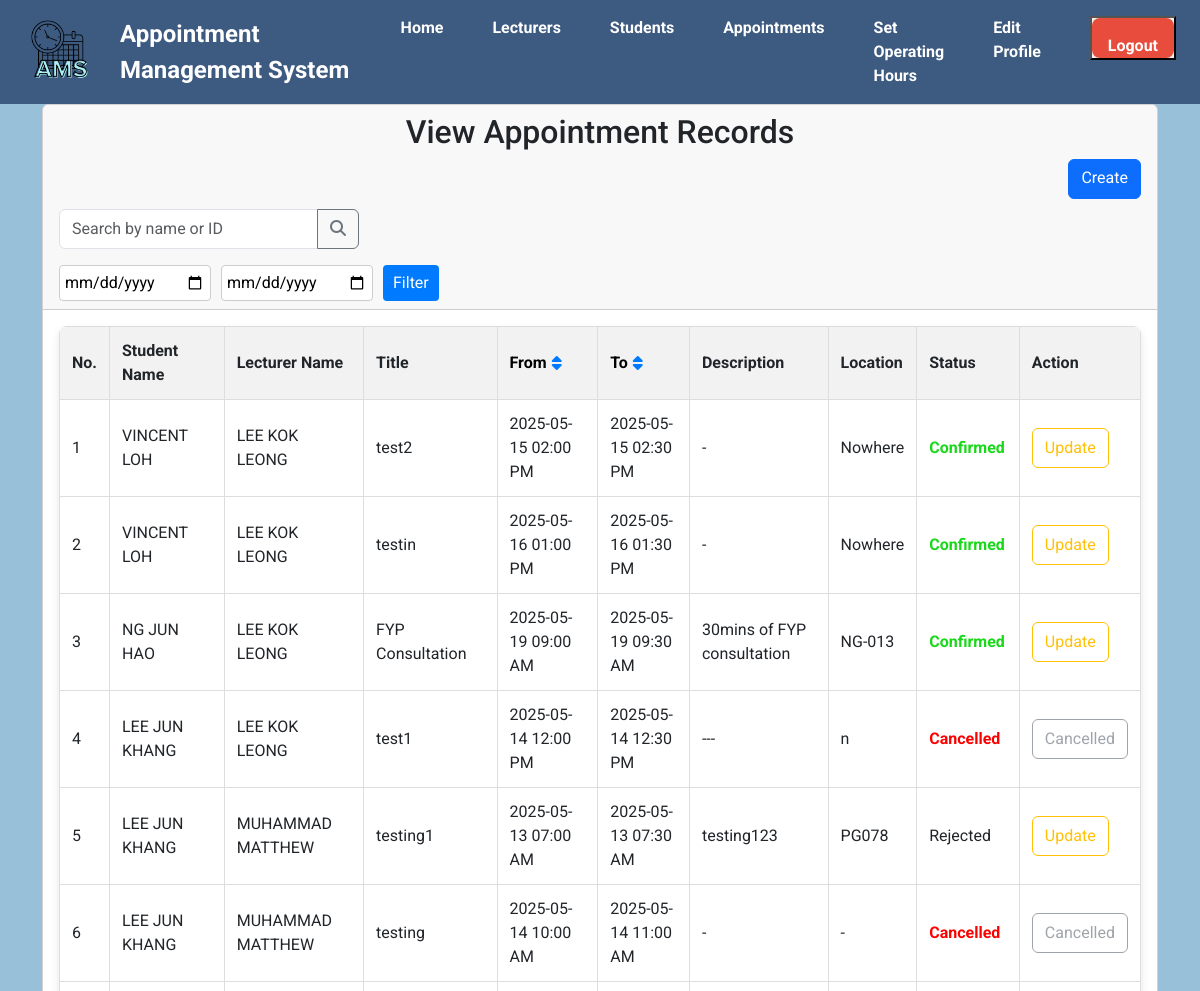
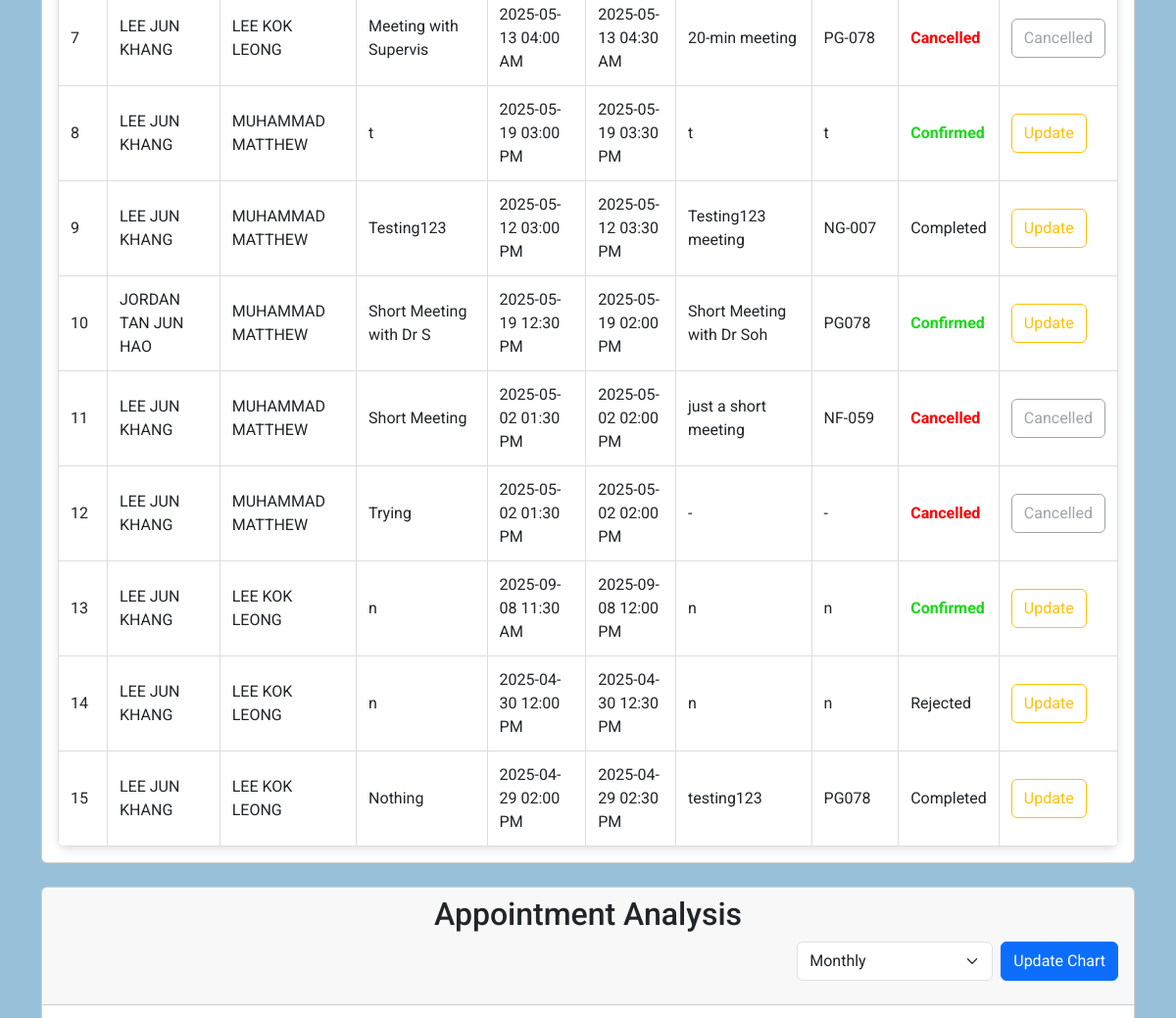
Before: /appointment_view_admin.php (signed in, upper part) with the older database file (2 pictures, top to bottom).
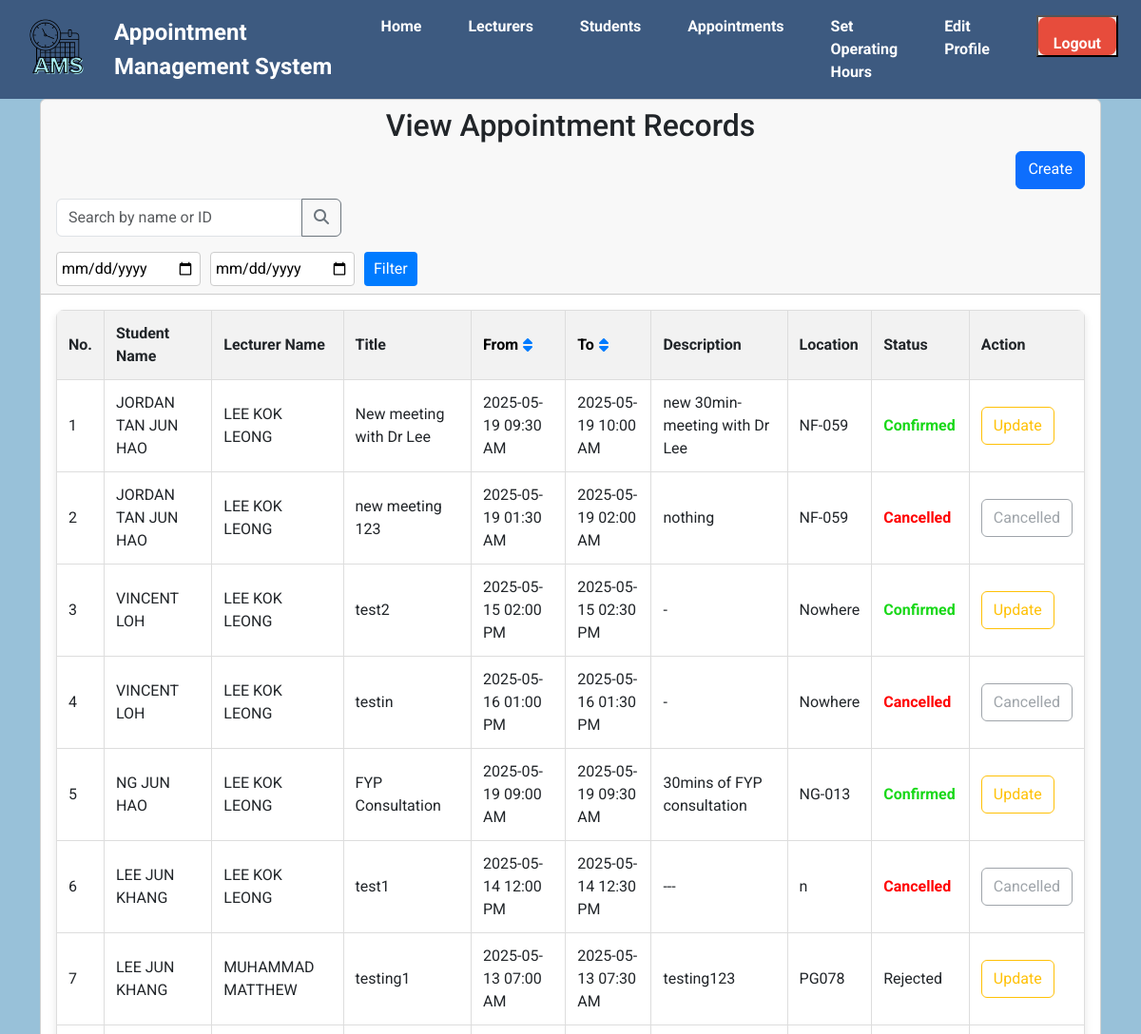
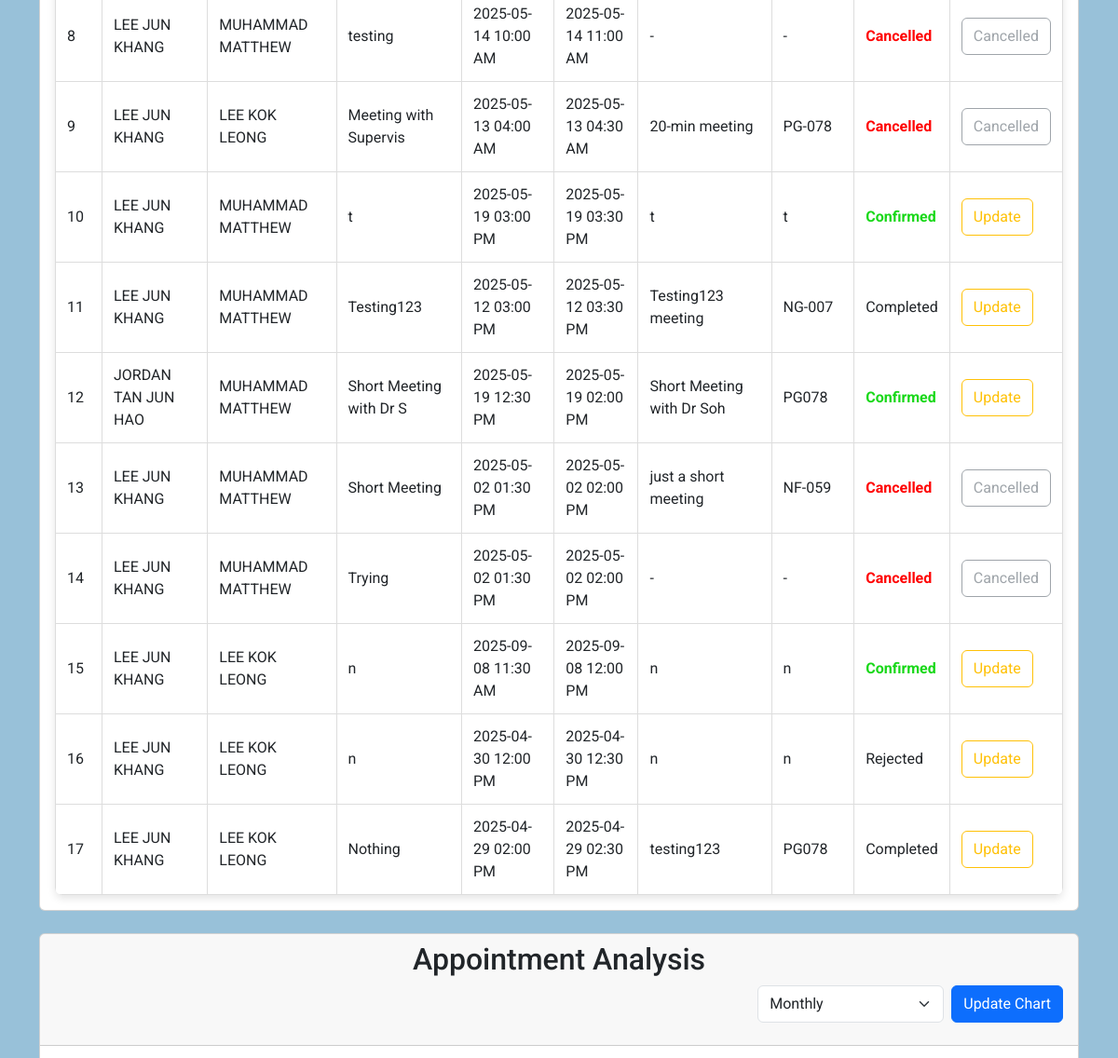
After: the same page with the newer database file (2 pictures, top to bottom).
### tables this page shows
CREATE TABLE `appointments` (
  `id` bigint(11) NOT NULL,
  `student_id` bigint(11) NOT NULL,
  `lecturer_id` bigint(11) NOT NULL,
  `title` varchar(100) NOT NULL,
  `start_datetime` datetime NOT NULL,
  `end_datetime` datetime NOT NULL,
  `status` enum('Confirmed','Rejected','Cancelled','Completed') DEFAULT 'Confirmed',
  `description` text DEFAULT NULL,
  `location` varchar(50) NOT NULL,
  `created_at` timestamp NOT NULL DEFAULT current_timestamp(),
  `updated_at` timestamp NOT NULL DEFAULT current_timestamp() ON UPDATE current_timestamp()
);

CREATE TABLE `users` (
  `id` bigint(11) NOT NULL,
  `username` varchar(100) NOT NULL,
  `email` varchar(100) NOT NULL,
  `role_id` int(1) NOT NULL,
  `reg_date` datetime NOT NULL,
  `password` varchar(255) NOT NULL,
  `contact_number` varchar(15) NOT NULL
);

### appointment_view_admin.php (the view, shortened to what the changed rows need)
<?php
include("database.php");
$sort_by = isset($_GET['sort_by']) ? $_GET['sort_by'] : 'id';
$sort_order = isset($_GET['sort_order']) ? $_GET['sort_order'] : 'DESC';
$valid_sort_columns = ['start_datetime', 'end_datetime', 'id'];
$sort_by = in_array($sort_by, $valid_sort_columns) ? $sort_by : 'id';
$sort_order = strtoupper($sort_order) === 'ASC' ? 'ASC' : 'DESC';
$new_sort_order = $sort_order === 'ASC' ? 'DESC' : 'ASC';
$from_date = isset($_GET['from_date']) ? $_GET['from_date'] : '';
$to_date = isset($_GET['to_date']) ? $_GET['to_date'] : '';
$where_clause = '';
?>
<!DOCTYPE html>
<html lang="en">
<head>
    <link rel="stylesheet" href="css/style.css">
    <link href="https://cdn.jsdelivr.net/npm/bootstrap@5.3.3/dist/css/bootstrap.min.css" rel="stylesheet"
>
    <link rel="stylesheet" type="text/css"
        href="https://cdnjs.cloudflare.com/ajax/libs/font-awesome/6.6.0/css/all.min.css">
    <link rel="stylesheet" href="https://unicons.iconscout.com/release/v4.0.0/css/line.css">
</head>
<body class="main-box top">
    <main>
        <div class="container">
            <div class="row">
                <div class="col-md-12">
                    <div class="card">
                        <div class="card-header">
                            <h2 style="text-align: center;">View Appointment Records</h2>
                        </div>
                        <div class="card-body">
                            <table class="product-table" id="appointmentTable">
                                <thead>
                                    <tr>
                                        <th>No.</th>
                                        <th>Student Name</th>
                                        <th>Lecturer Name</th>
                                        <th>Title</th>
                                        <th>
                                            <a
                                                href="?sort_by=start_datetime&sort_order=<?php echo ($sort_by === 'start_datetime') ? $new_sort_order : 'ASC'; ?>&from_date=<?php echo urlencode($from_date ? substr($from_date, 0, 10) : ''); ?>&to_date=<?php echo urlencode($to_date ? substr($to_date, 0, 10) : ''); ?>">
                                                From
                                                <?php if ($sort_by === 'start_datetime') { ?>
                                                    <i
                                                        class="fas fa-sort-<?php echo $sort_order === 'ASC' ? 'up' : 'down'; ?> sort-icon"></i>
                                                <?php } else { ?>
                                                    <i class="fas fa-sort sort-icon"></i>
                                                <?php } ?>
                                            </a>
                                        </th>
                                        <th>
                                            <a
                                                href="?sort_by=end_datetime&sort_order=<?php echo ($sort_by === 'end_datetime') ? $new_sort_order : 'ASC'; ?>&from_date=<?php echo urlencode($from_date ? substr($from_date, 0, 10) : ''); ?>&to_date=<?php echo urlencode($to_date ? substr($to_date, 0, 10) : ''); ?>">
                                                To
                                                <?php if ($sort_by === 'end_datetime') { ?>
                                                    <i
                                                        class="fas fa-sort-<?php echo $sort_order === 'ASC' ? 'up' : 'down'; ?> sort-icon"></i>
                                                <?php } else { ?>
                                                    <i class="fas fa-sort sort-icon"></i>
                                                <?php } ?>
                                            </a>
                                        </th>
                                        <th>Description</th>
                                        <th>Location</th>
                                        <th>Status</th>
                                        <th>Action</th>
                                    </tr>
                                </thead>
                                <tbody>
                                    <?php
                                    $count = 1;
                                    $sel_query = "SELECT appointments.*,
                                                  u1.username AS student_name,
                                                  u1.email AS student_email,
                                                  u2.username AS lecturer_name,
                                                  u2.email AS lecturer_email,
                                                  DATE_FORMAT(appointments.start_datetime, '%Y-%m-%d %h:%i %p') AS formatted_start,
                                                  DATE_FORMAT(appointments.end_datetime, '%Y-%m-%d %h:%i %p') AS formatted_end
                                                  FROM appointments
                                                  JOIN students s ON appointments.student_id = s.user_id
                                                  JOIN users u1 ON s.user_id = u1.id
                                                  JOIN lecturers l ON appointments.lecturer_id = l.id
                                                  JOIN users u2 ON l.user_id = u2.id
                                                  $where_clause
                                                  ORDER BY appointments.$sort_by $sort_order";
                                    $stmt = $con->prepare($sel_query);
                                    if (!$stmt) {
                                        echo "<tr><td colspan='10' style='text-align: center;'>Error preparing query: " . htmlspecialchars($con->error) . "</td></tr>";
                                    } else {
                                        if (!$stmt->execute()) {
                                            echo "<tr><td colspan='10' style='text-align: center;'>Error executing query: " . htmlspecialchars($stmt->error) . "</td></tr>";
                                        } else {
                                            $result = $stmt->get_result();
                                            if ($result->num_rows === 0) {
                                                echo "<tr><td colspan='10' style='text-align: center;'>No appointments found.</td></tr>";
                                            } else {
                                                while ($row = $result->fetch_assoc()) {
                                    ?>
                                                    <tr>
                                                        <td><?php echo $count; ?></td>
                                                        <td><?php echo htmlspecialchars($row["student_name"]); ?></td>
                                                        <td><?php echo htmlspecialchars($row["lecturer_name"]); ?></td>
                                                        <td><?php echo htmlspecialchars($row["title"]); ?></td>
                                                        <td><?php echo htmlspecialchars($row["formatted_start"]); ?></td>
                                                        <td><?php echo htmlspecialchars($row["formatted_end"]); ?></td>
                                                        <td><?php echo htmlspecialchars($row["description"]); ?></td>
                                                        <td><?php echo htmlspecialchars($row["location"]); ?></td>
                                                        <?php
                                                        $statusClass = '';
                                                        $statusText = $row['status'];
                                                        switch ($statusText) {
                                                            case 'Confirmed':
                                                                $statusClass = 'status-confirmed';
                                                                break;
                                                            case 'Cancelled':
                                                                $statusClass = 'status-cancelled';
                                                                break;
                                                            case 'Rejected':
                                                                $statusClass = 'status-rejected';
                                                                break;
                                                            case 'Completed':
                                                                $statusClass = 'status-completed';
                                                                break;
                                                        }
                                                        echo "<td class='$statusClass'>" . htmlspecialchars($statusText) . "</td>";
                                                        ?>
                                                        <td>
                                                            <?php if ($row['status'] !== 'Cancelled'): ?>
                                                                <button type="button" class="btn btn-outline-warning" data-bs-toggle="modal"
                                                                    data-bs-target="#updateModal"
                                                                    data-id="<?php echo $row['id']; ?>">Update</button>
                                                            <?php else: ?>
                                                                <button type="button" class="btn btn-outline-secondary"
                                                                    disabled>Cancelled</button>
                                                            <?php endif; ?>
                                                        </td>
                                                    </tr>
                                    <?php
                                                    $count++;
                                                }
                                            }
                                        }
                                    }
                                    ?>
                                </tbody>
                            </table>
                        </div>
                    </div>
                    <div class="card mt-4">
                        <div class="card-header">
                            <h2 style="text-align: center;">Appointment Analysis</h2>
                        </div>
                    </div>
                </div>
            </div>
        </div>
    </main>
</body>
</html>

Changed rows visible on the page:
added appointments: student.username "JORDAN TAN JUN HAO", users.username "LEE KOK LEONG", title "New meeting with Dr Lee", formatted_start "2025-05-19 09:30 AM", formatted_end "2025-05-19 10:00 AM", description "new 30min-meeting with Dr Lee", location "NF-059", status "Confirmed"
added appointments: student.username "JORDAN TAN JUN HAO", users.username "LEE KOK LEONG", title "new meeting 123", formatted_start "2025-05-19 01:30 AM", formatted_end "2025-05-19 02:00 AM", description "nothing", location "NF-059", status "Cancelled"
changed appointments "testin": status "Confirmed" → "Cancelled"; status "Update" → "Cancelled"
